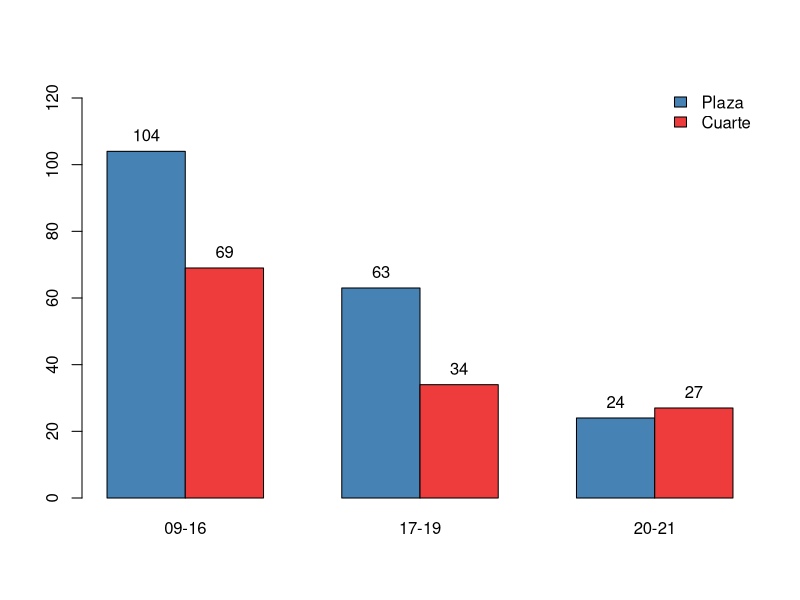
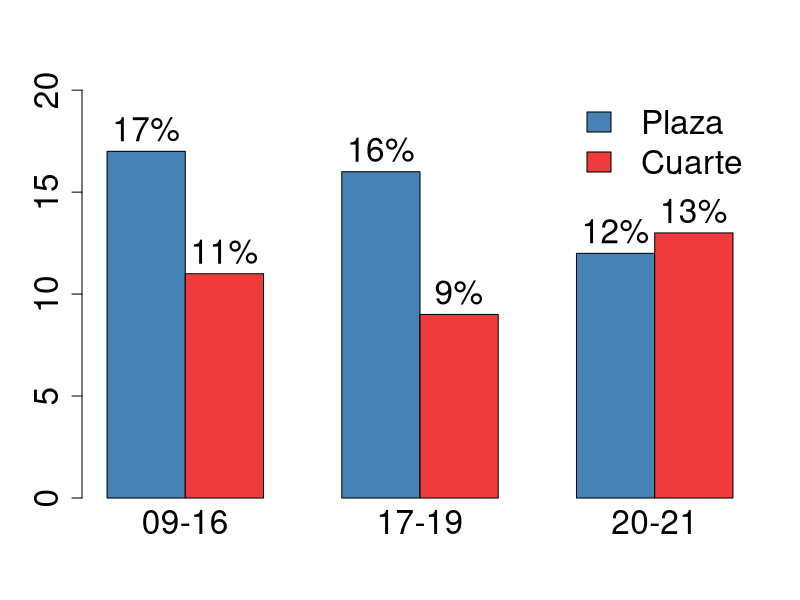

Write the R code that produced these figures, in order. (Note: this script raises an error after producing the figures.)
#Comparativa#
#------------------------------------#

comp_plaza=c(104,63,24)
comp_cuarte=c(69,34,27)
m_comp = (rbind(comp_plaza, comp_cuarte))
rownames(m_comp) <- c("Plaza", "Cuarte")
colnames(m_comp) <- c("09-16", "17-19", "20-21")
ylim.sup=max(m_comp)*1.2
aux.ylim=c(0,ylim.sup)
bp=barplot(m_comp, beside=TRUE,legend = TRUE, ylim=aux.ylim, args.legend = list(bty = "n", x = "topright"), cex=1, cex.main=1.25, cex.names = 1, col = c("steelblue","brown2"))
text(bp, (as.matrix(m_comp)), round((as.matrix(m_comp)), 2),cex=1,pos=3,cex.axis=1)


comp_plaza=c(17,16,12)
comp_cuarte=c(11,9,13)
m_comp = (rbind(comp_plaza, comp_cuarte))
rownames(m_comp) <- c("Plaza", "Cuarte")
colnames(m_comp) <- c("09-16", "17-19", "20-21")
ylim.sup=max(m_comp)*1.2
aux.ylim=c(0,ylim.sup)
bp=barplot(m_comp, beside=TRUE,legend = TRUE, ylim=aux.ylim, args.legend = list(bty = "n", x = "topright", cex=2), cex=1,cex.axis=2, cex.main=2.5, cex.names = 2, col = c("steelblue","brown2"))
text(bp, (as.matrix(m_comp)), labels=(paste0(as.matrix(m_comp), '%')),cex=2,pos=3)
#dev.print(pdf, 'comparativa_01.pdf' ,  height=10, width=10 )



aux.09=informe(delta_poligonos,c(2009:2016))
aux.17=informe(delta_poligonos,c(2017:2019))
aux.20=informe(delta_poligonos,c(2020:2021))



graficos_años=function(a){
v1=aux.09[[3]][a,1:4]
v2=aux.17[[3]][a,1:4]
v3=aux.20[[3]][a,1:4]
accidentabilidad=rbind(v1,v2,v3)
row.names(accidentabilidad)=c("2009-2016","2017-2019","2020-2021")
accidentabilidad=as.matrix(accidentabilidad)
ylim.sup=max(accidentabilidad,na.rm = TRUE)*1.2
aux.ylim=c(0,ylim.sup)
bp=barplot(accidentabilidad, beside=TRUE,ylim=aux.ylim,legend = TRUE, args.legend = list(bty = "n", x = "topright", cex=1.75 ),cex.names = 1.5,cex.axis = 2.5,col = c("steelblue","brown2", "olivedrab3"))
text(bp, (as.matrix(accidentabilidad[1:3,1:4])), round((as.matrix(accidentabilidad[1:3,1:4])), 2),cex=2.5,pos=3)
return(accidentabilidad)
}

graficos_años(2)
#dev.print(pdf, 'acc_medianas.pdf' ,  height=10, width=10 )


v1=aux.09[[4]]
v2=aux.17[[4]]
v3=aux.20[[4]]
obten_tabla(t(matrix(paste(v1,v2,v3, sep="/"),nrow = 5, byrow = TRUE)))

